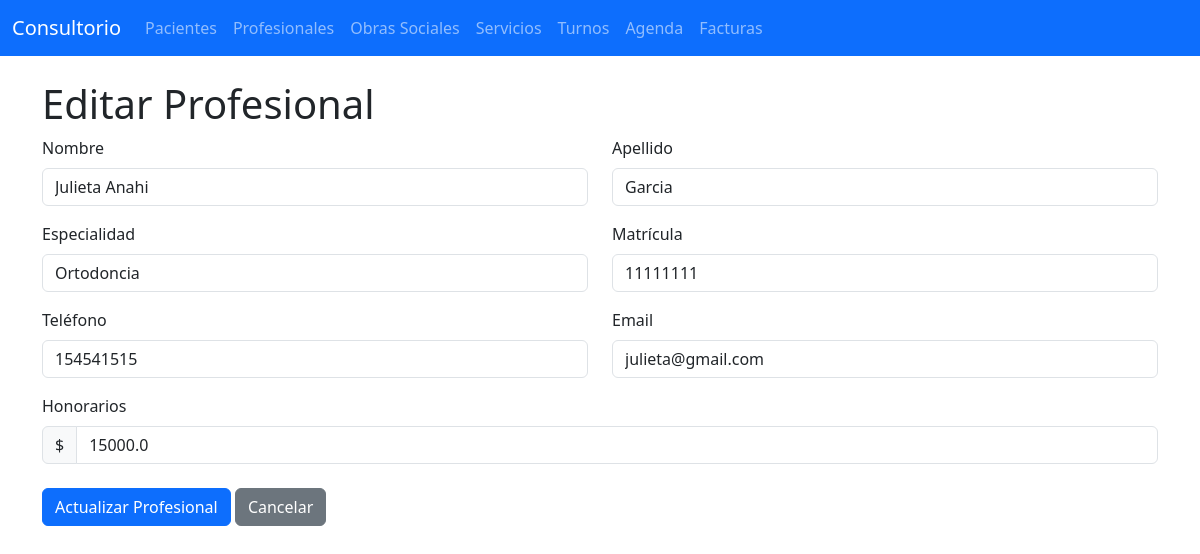
/profesionales/edit/6, run on the app's committed database.
### tables this page shows
CREATE TABLE profesionales (
                id INTEGER PRIMARY KEY AUTOINCREMENT,
                nombre TEXT NOT NULL,
                apellido TEXT NOT NULL,
                especialidad TEXT NOT NULL,
                matricula TEXT UNIQUE NOT NULL,
                telefono TEXT,
                email TEXT,
                honorarios REAL DEFAULT 0
            );

### app.py (the view, shortened to what this page needs)
@app.route('/profesionales/edit/<int:id>', methods=['GET', 'POST'])
def edit_profesional(id):
    conn = get_db_connection()
    profesional = conn.execute('SELECT * FROM profesionales WHERE id = ?', (id,)).fetchone()
    if profesional is None:
        conn.close()
        flash('No se encontró el profesional.', 'warning')
        return redirect(url_for('list_profesionales'))
    conn.close()
    return render_template('profesionales/form.html', action="edit", profesional=profesional)

### app.py (called while the page is built)
def get_db_connection():
    conn = sqlite3.connect(DATABASE)
    conn.row_factory = sqlite3.Row
    return conn

### templates/profesionales/form.html (shortened to what this page needs)
{% extends 'layout.html' %}
{% block content %}
    <h1>
        {% if action == 'new' %}
            Agregar Nuevo Profesional
        {% else %}
            Editar Profesional
        {% endif %}
    </h1>
    <form method="post" action="{% if action == 'new' %}{{ url_for('add_profesional') }}{% else %}{{ url_for('edit_profesional', id=profesional['id']) }}{% endif %}">
        <div class="row">
            <div class="col-md-6 mb-3">
                <label for="nombre" class="form-label">Nombre</label>
                <input type="text" class="form-control" id="nombre" name="nombre" value="{{ profesional['nombre'] if profesional else '' }}" required>
            </div>
            <div class="col-md-6 mb-3">
                <label for="apellido" class="form-label">Apellido</label>
                <input type="text" class="form-control" id="apellido" name="apellido" value="{{ profesional['apellido'] if profesional else '' }}" required>
            </div>
        </div>
        <div class="row">
            <div class="col-md-6 mb-3">
                <label for="especialidad" class="form-label">Especialidad</label>
                <input type="text" class="form-control" id="especialidad" name="especialidad" value="{{ profesional['especialidad'] if profesional else '' }}" required>
            </div>
            <div class="col-md-6 mb-3">
                <label for="matricula" class="form-label">Matrícula</label>
                <input type="text" class="form-control" id="matricula" name="matricula" value="{{ profesional['matricula'] if profesional else '' }}" required>
            </div>
        </div>
        <div class="row">
            <div class="col-md-6 mb-3">
                <label for="telefono" class="form-label">Teléfono</label>
                <input type="tel" class="form-control" id="telefono" name="telefono" value="{{ profesional['telefono'] if profesional else '' }}">
            </div>
            <div class="col-md-6 mb-3">
                <label for="email" class="form-label">Email</label>
                <input type="email" class="form-control" id="email" name="email" value="{{ profesional['email'] if profesional else '' }}">
            </div>
        </div>
        <div class="mb-3">
            <label for="honorarios" class="form-label">Honorarios</label>
            <div class="input-group">
                <span class="input-group-text">$</span>
                <input type="number" step="0.01" class="form-control" id="honorarios" name="honorarios" value="{{ profesional['honorarios'] if profesional else '0.00' }}" required>
            </div>
        </div>
        <div class="mt-4">
            <button type="submit" class="btn btn-primary">
                {% if action == 'new' %}
                    Guardar Profesional
                {% else %}
                    Actualizar Profesional
                {% endif %}
            </button>
            <a href="{{ url_for('list_profesionales') }}" class="btn btn-secondary">Cancelar</a>
        </div>
    </form>
{% endblock %}

### data on the page
profesionales: nombre "Julieta Anahi", apellido "Garcia", especialidad "Ortodoncia", matricula "11111111", telefono "154541515", email "julieta@gmail.com", honorarios "15000.0"
